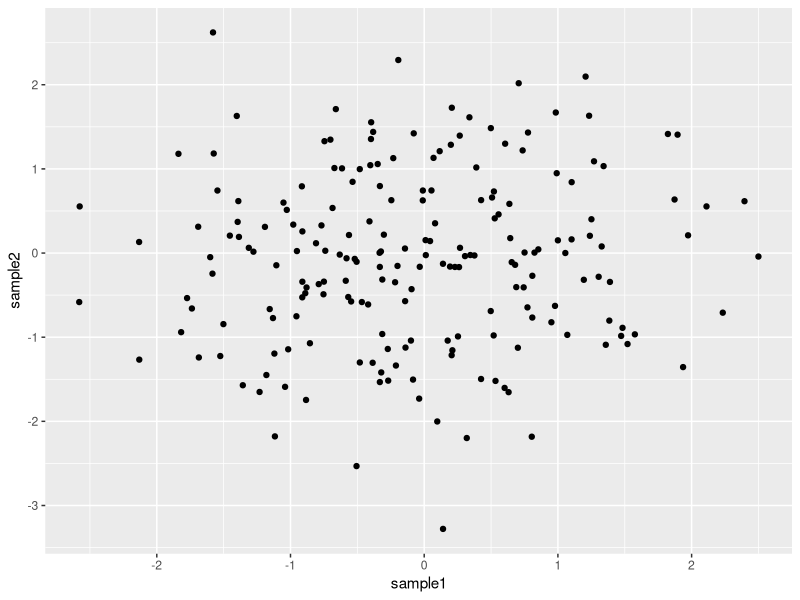
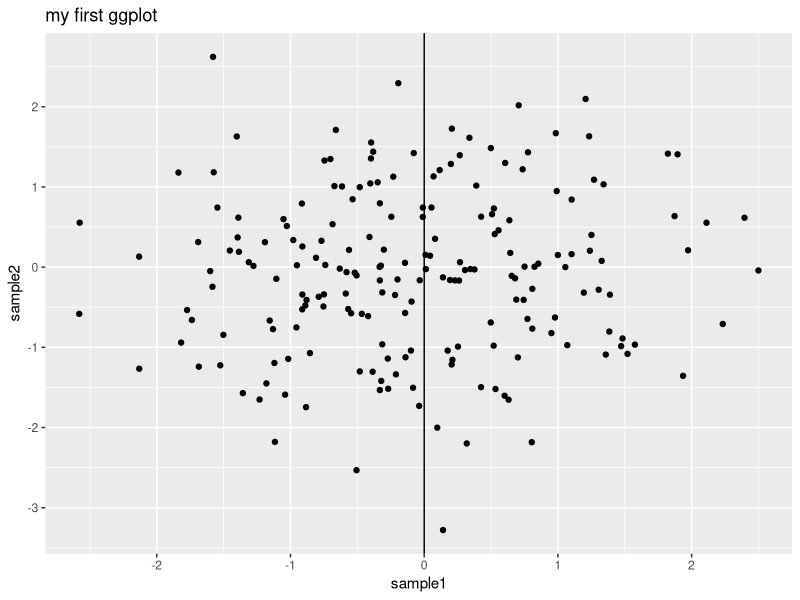
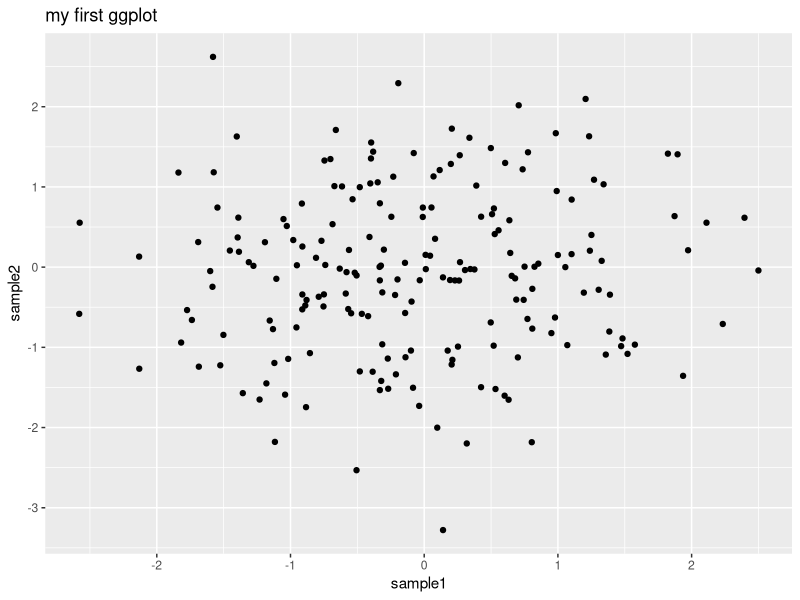
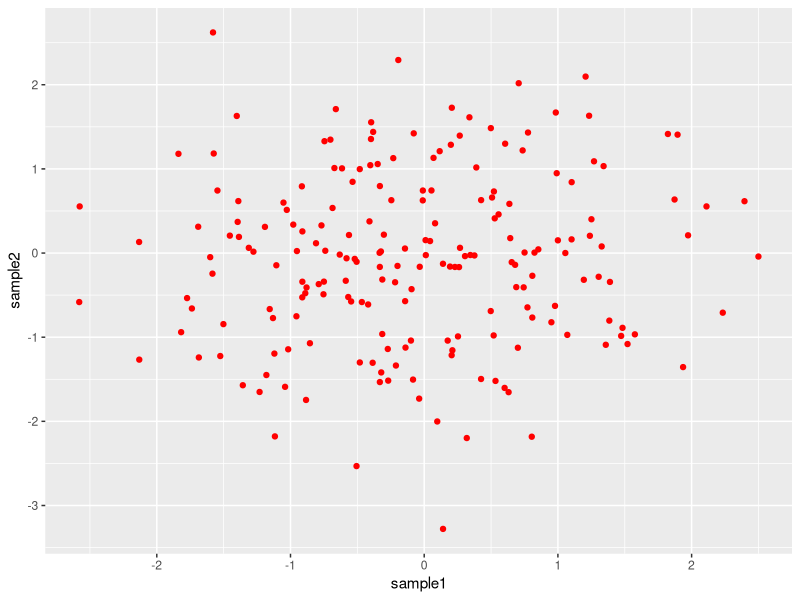
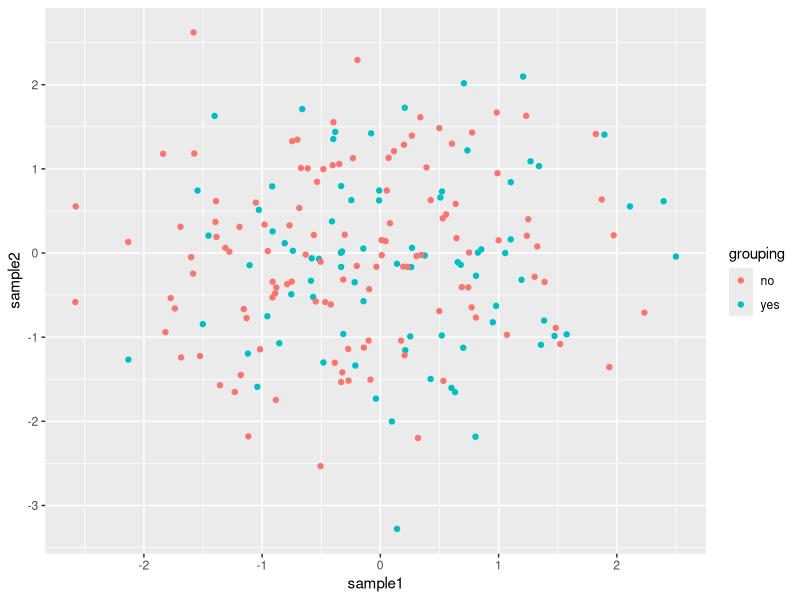
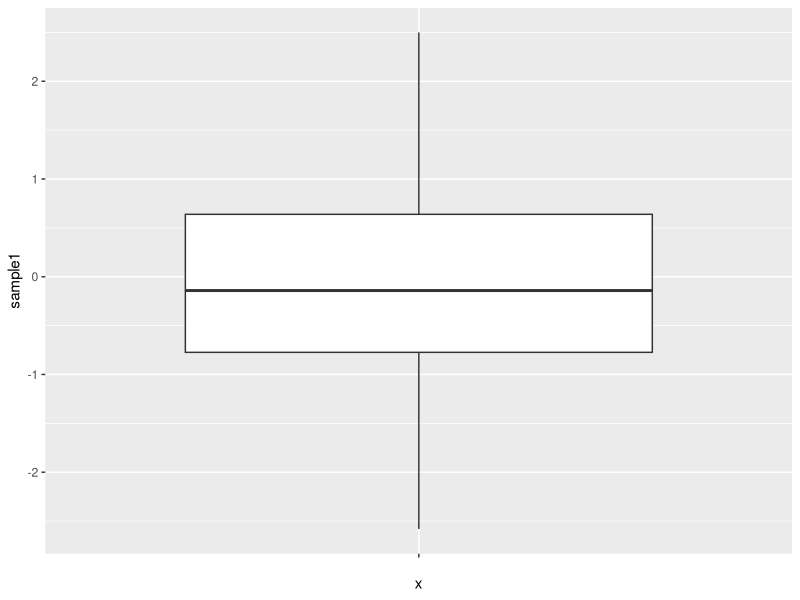
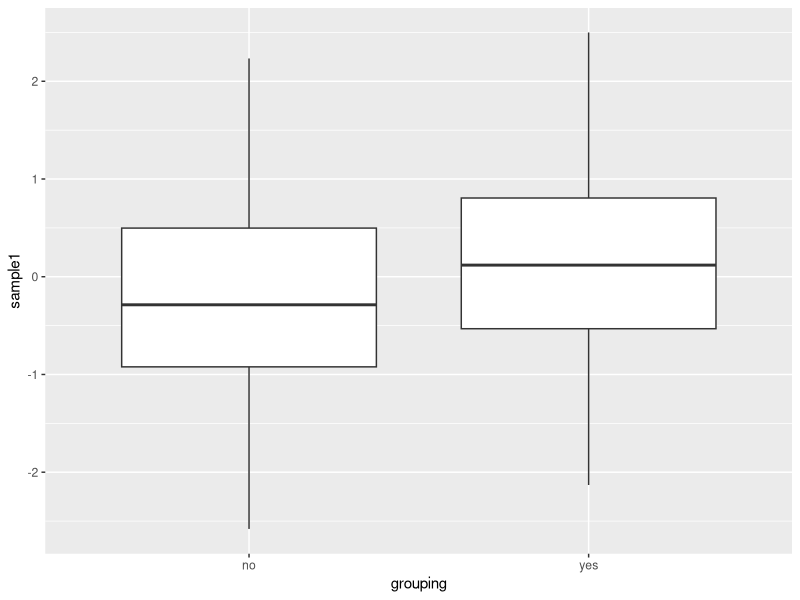
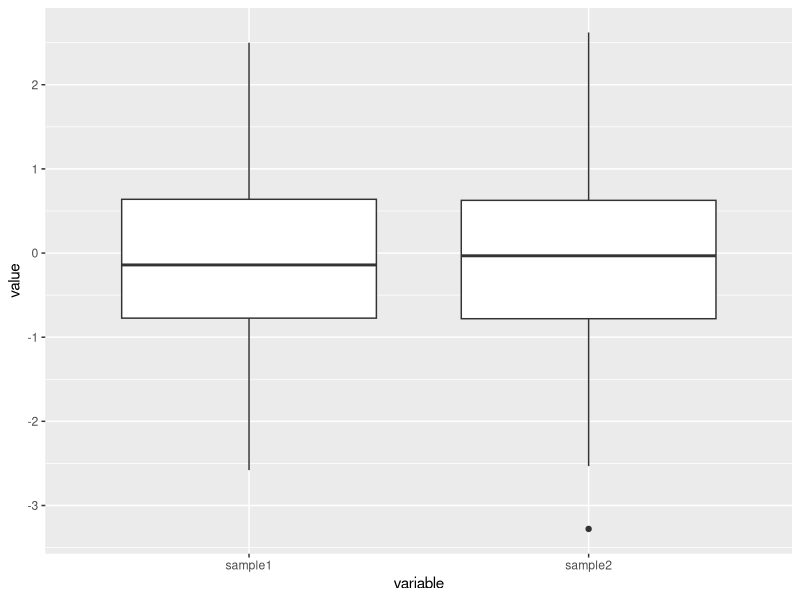

These charts were generated, in order, by the following R code:
## ---- chunk 1
knitr::opts_chunk$set(fig.width=5, fig.height=4,
                      echo=TRUE, warning=FALSE, message=FALSE)
## ---- chunk 2
library(ggplot2)
## ---- chunk 3
# Create a data frame
df1 <- data.frame(sample1=rnorm(200), sample2=rnorm(200))

# Plot !
ggplot(data= df1 , mapping=aes(x=sample1, y=sample2)) + 
	geom_point()
## ---- chunk 4
ggplot(data= df1 , mapping=aes(x=sample1, y=sample2)) + 
  geom_point() +
	ggtitle(label="my first ggplot") +
	geom_vline(xintercept=0)
## ---- chunk 5
# Save in an object
p <- ggplot(data= df1 , mapping=aes(x=sample1, y=sample2)) +
	geom_point()
# Add layers to that object
p + ggtitle(label="my first ggplot")
## ---- chunk 6
ggplot(data=df1 , mapping=aes(x=sample1, y=sample2)) +
	geom_point(color="red") 
## ---- chunk 7
# Build a data frame from df1: add a column with "yes" and "no"
df2 <- data.frame(df1, grouping=rep(c("yes", "no"), c(80, 120)))

# Plot and add the color parameter in the aes():
pscat <- ggplot(data=df2, mapping=aes(x=sample1, y=sample2, color=grouping)) + 
  geom_point()
pscat
## ---- chunk 8
ggplot(data=df2, mapping=aes(x="", y=sample1)) + geom_boxplot()
## ---- chunk 9
ggplot(data=df2, mapping=aes(x=grouping, y=sample1)) + geom_boxplot()
## ---- chunk 10
# load package
library("reshape2")

# convert to long format
df_long <- melt(data=df2)
	# all numeric values are organized into only one column: value
# plot:
ggplot(data=df_long, mapping=aes(x=variable, y=value)) + 
  geom_boxplot()
## ---- chunk 11
# Either color (color of the box border)
ggplot(data=df_long, mapping=aes(x=variable, y=value, color=grouping)) + 
  geom_boxplot()
## ---- chunk 12
# Or fill (color inside the box)
ggplot(data=df_long, mapping=aes(x=variable, y=value, fill=grouping)) + 
  geom_boxplot()
## ---- chunk 13
pbox_fill <- ggplot(data=df_long, mapping=aes(x=variable, y=value, fill=grouping)) + 
	geom_boxplot() +
	scale_fill_manual(values=c("slateblue2", "chocolate"))

pbox_fill

pbox_col <- ggplot(data=df_long, mapping=aes(x=variable, y=value, color=grouping)) +
        geom_boxplot() +
        scale_color_manual(values=c("slateblue2", "chocolate"))
pbox_col
## ---- chunk 14
# create a named vector with the expression of a gene
mygene <- c(8.1, 8.2, 8.6, 8.7, 9.4, 8.5)

# the names of each element of the vector are sample names
names(mygene) <- c("KO1", "KO2", "KO3", "WT1", "WT2", "WT3")

# transform to long format
mygenelong <- melt(data=mygene)

# add new columns containing sample names and experimental groups
mygenelong$sample_name <- rownames(mygenelong)
mygenelong$group <- gsub("[1-3]{1}", "", mygenelong$sample_name)

# dot plot
  # add labels with "label" in the aes() and layer geom_text()
  # nudge_x adjust the labels horizontally
pdot <- ggplot(data=mygenelong, mapping=aes(x=group, y=value, col=group, label=sample_name)) + 
  geom_point() +
  geom_text(nudge_x=0.2)

pdot
## ---- chunk 15
pdot +  xlab(label="Experimental group") +
  ylab(label="Normalized expression (log2)") +
  ggtitle(label="Expression of gene 1") +
  theme_bw() +
  theme(legend.position="none")
  
## ---- chunk 16
# A simple bar plot
ggplot(data=df2, mapping=aes(x=grouping)) + geom_bar()
## ---- chunk 17
# Save the plot in the object "p"
pbar <- ggplot(data=df2, mapping=aes(x=grouping, fill=grouping)) + 
  geom_bar()

pbar

# Change x axis label with scale_x_discrete and change order of the bars:
p2 <- pbar + scale_x_discrete(name="counts of yes / no", limits=c("yes", "no"))

p2

# Swapping x and y axis with coord_flip():
p3 <- p2 + coord_flip()

p3

# Change fill
p4 <- p3 + scale_fill_manual(values=c("yellow", "cyan"))

p4
## ---- chunk 18
pcr <- data.frame(Dkk1=c(18.2, 18.1, 17.8, 17.85, 18.6, 12.4, 10.7),
                  Pten=c(15.1,15.2, 15.0, 15.6, 15.3, 14.8, 15.9),
                  Tp53=c(9.1, 9.9, 9.25, 8.7, 8.8, 9.3, 7.8))
## ---- chunk 19
pcr_summary <- data.frame(average=apply(pcr, 2, mean), 
                          standard_deviation=apply(pcr, 2, sd),
                          genes=colnames(pcr))
## ---- chunk 20
ggplot(pcr_summary, aes(x=genes, y=average, fill=genes)) + 
  geom_bar(stat = "identity") +
  geom_errorbar(aes(ymin=average-standard_deviation, ymax=average+standard_deviation), colour="black", width=.1) 
## ---- chunk 21
ggplot(data=df1, mapping=aes(x=sample1)) + geom_histogram()
## ---- chunk 22
ggplot(data=df_long, mapping=aes(x=value)) + geom_histogram()
## ---- chunk 23
ggplot(data=df_long, mapping=aes(x=value, fill=variable)) + geom_histogram()
## ---- chunk 24
phist <- ggplot(data=df_long, mapping=aes(x=value, fill=variable)) + 
	geom_histogram(position='dodge')
phist
## ---- chunk 25
# go back to a previous plot
p <- ggplot(data=df_long, mapping=aes(x=value)) + geom_histogram()

# Try different themes
p + theme_bw()
p + theme_minimal()
p + theme_void()
p + theme_grey()
p + theme_dark()
p + theme_light() 
## ---- chunk 26
# load package
library(gridExtra)
# 2 rows and 2 columns
grid.arrange(pscat, pbox_fill, pbar, phist, nrow=2, ncol=2)
## ---- chunk 27
# 1 row and 4 columns
grid.arrange(pscat, pbox_fill, pbar, phist, nrow=1, ncol=4)
